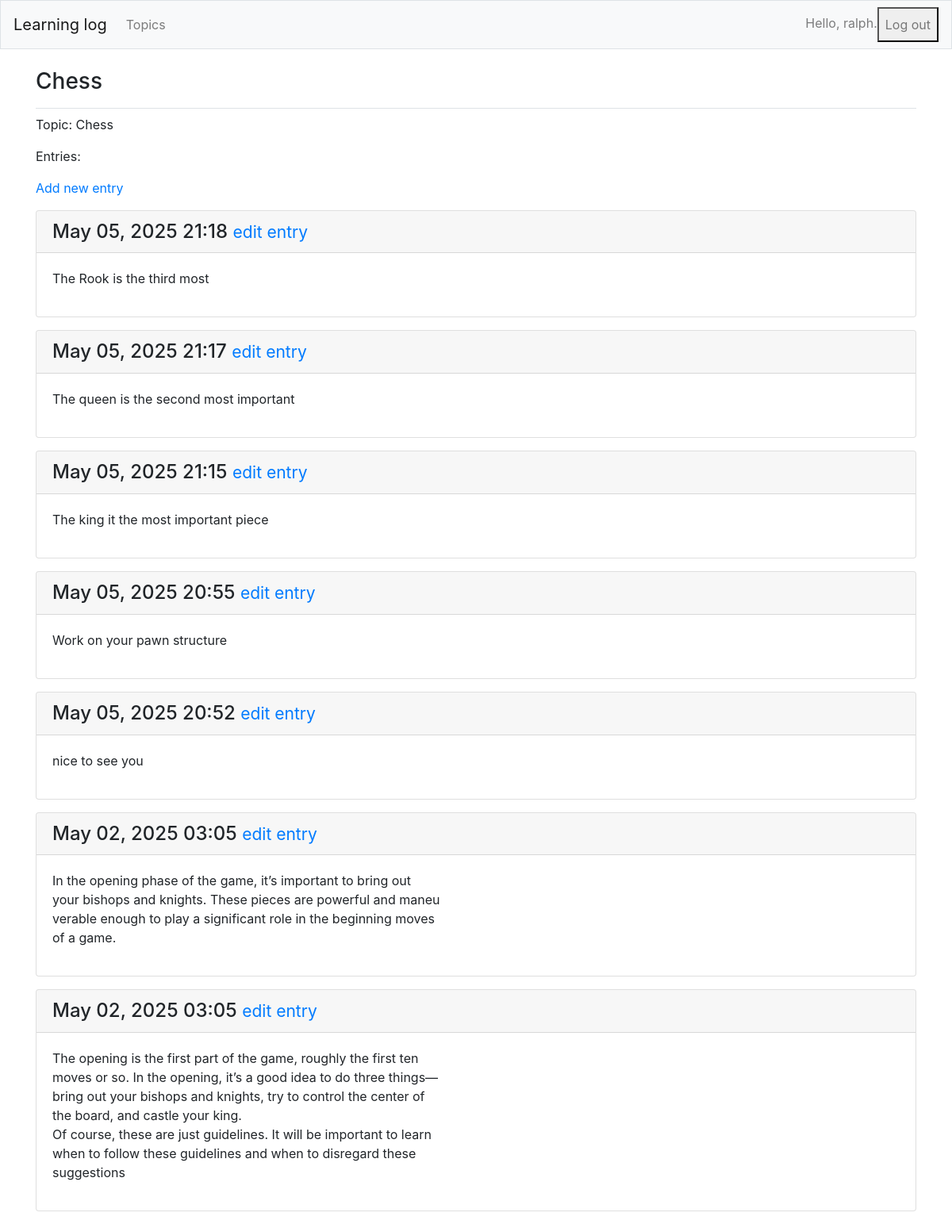
The page /topics/2/ (signed in) on the database its author committed.
### learning_logs/models.py (models this page shows, shortened)
class Topic(models.Model):
  text = models.CharField(max_length=200)
  date_added = models.DateTimeField(auto_now_add=True)
  owner = models.ForeignKey(User, on_delete=models.CASCADE)
  def __str__(self):
    return self.text

class Entry(models.Model):
  topic = models.ForeignKey(Topic, on_delete=models.CASCADE)
  text = models.TextField()
  date_added = models.DateTimeField(auto_now_add=True)
  class Meta:
    verbose_name_plural = 'entries'

### learning_logs/views.py (the view)
# urls.py: path('topics/<int:topic_id>/', views.topic, name='topic'),
@login_required
def topic(request, topic_id):
    topic = Topic.objects.get(id = topic_id)
    if topic.owner != request.user:
        raise Http404
    entries = topic.entry_set.order_by('-date_added')
    context = {'topic': topic, 'entries': entries}
    return render(request, 'learning_logs/topic.html', context)

### learning_logs/templates/learning_logs/topic.html
{% extends 'learning_logs/base.html' %}
{% block page_header %}
 <h3>{{ topic }}</h3>
{% endblock page_header %}
{% block content %}
    <p>Topic: {{ topic }}</p>
  <p>Entries:</p>
  <p>
    <a href="{% url 'learning_logs:new_entry' topic.id %}">Add new entry</a>
  </p>
    {% for entry in entries %}
      <div class="card mb-3">
        <h4 class="card-header">
          {{ entry.date_added|date:'M d, Y H:i' }}
          <small>
            <a href="{% url 'learning_logs:edit_entry' entry.id %}">edit entry</a>
          </small>
        </h4>
        <div class="card-body">
          {{ entry.text|linebreaks }}
        </div>
      </div>
      {% empty %}
       <p>There are no entries for this topic yet.</p>
      {% endfor %}
{% endblock content %}

### learning_logs/templates/learning_logs/base.html (shortened to what this page needs)
{% load bootstrap4 %}
<!doctype html>
<html lang="en">
<head>
    {% bootstrap_css %}
</head>
<body>
    <nav class="navbar navbar-expand-md navbar-light bg-light mb-4 border">
        <a class="navbar-brand" href="{% url 'learning_logs:index' %}">Learning log</a>
        <div class="collapse navbar-collapse" id="navbarCollapse">
            <ul class="navbar-nav mr-auto">
                <li class="nav-item">
                    <a class="nav-link" href="{% url 'learning_logs:topics' %}">
                        Topics
                    </a>
                </li>
            </ul>
            <ul class="navbar-nav ml-auto">
                {% if user.is_authenticated %}
                  <li class="nav-item">
                    <span class="navbar-text">Hello, {{user.username}}.</span>
                  </li>
                  <li class="nav-item">
                    <form action="{% url 'users:logout' %}" method="POST" style="display:inline;">
                      <button type="submit" class="nav-link">Log out</button>
                    </form>
                  </li>
                {% endif %}
            </ul>
        </div>
    </nav>
    <main role="main" class="container">
        <div class="pb-2 mb-2 border-bottom">
            {% block page_header %}{% endblock page_header %}
        </div>
        <div>
            {% block content %}{% endblock content %}
        </div>
    </main>
</body>
</html>

### rows shown on the page
Topic: text "Chess"
Entry: date_added "May 05, 2025 21:18", text "The Rook is the third most"
Entry: date_added "May 05, 2025 21:17", text "The queen is the second most important"
Entry: date_added "May 05, 2025 21:15", text "The king it the most important piece"
Entry: date_added "May 05, 2025 20:55", text "Work on your pawn structure"
Entry: date_added "May 05, 2025 20:52", text "nice to see you"
Entry: date_added "May 02, 2025 03:05", text "In the opening phase of the game, it’s important to bring out your bishops and knights. These pieces are powerful and maneu verable enough to play a significant role in the beginning moves of a game."
Entry: date_added "May 02, 2025 03:05", text "The opening is the first part of the game, roughly the first ten moves or so. In the opening, it’s a good idea to do three things— bring out your bishops and knights, try to control the center of the board, and castle your king. Of course, these are just guidelines. It will be important to learn when to follow these guidelines and when to disregard these suggestions"

### other values the page prints
{{ user.username }} "ralph"
